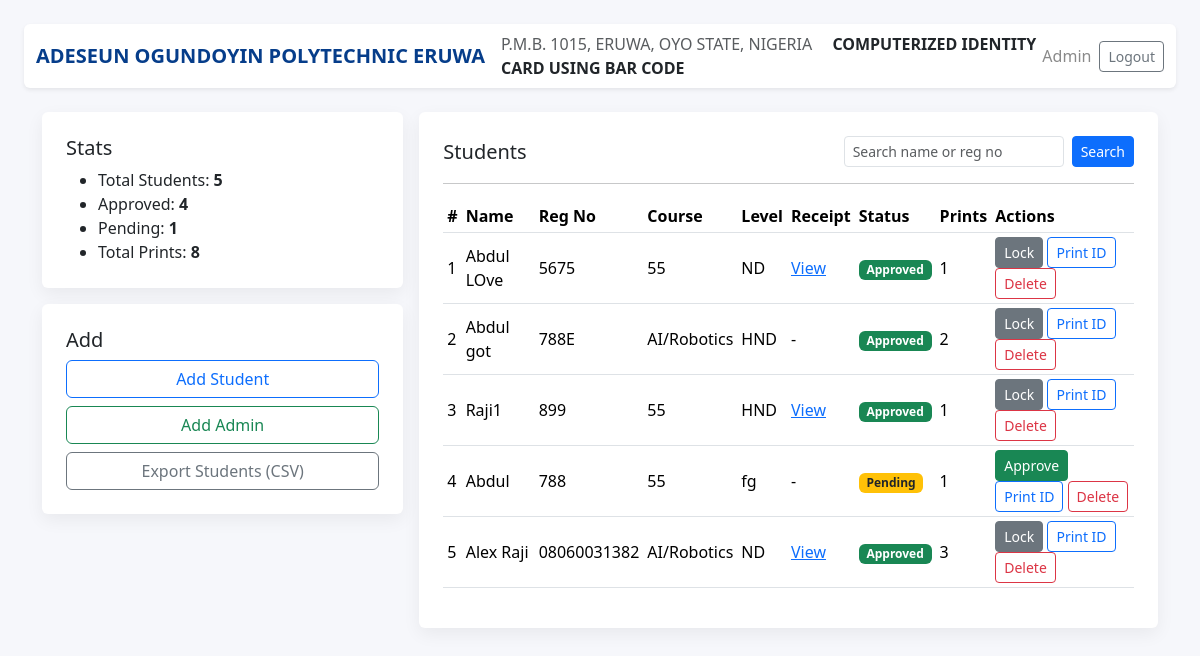
Screenshot of /admin/dashboard (signed in) with the database file from the repository.
### tables this page shows
CREATE TABLE users (
    id INTEGER PRIMARY KEY AUTOINCREMENT,
    role TEXT NOT NULL CHECK(role IN ('admin','student')),
    full_name TEXT,
    sex TEXT,
    dob TEXT,
    blood_group TEXT,
    course TEXT,
    reg_no TEXT UNIQUE,
    level TEXT,
    email TEXT UNIQUE,
    password_hash TEXT,
    passport_path TEXT,
    signature_path TEXT,
    receipt_path TEXT,
    is_approved INTEGER DEFAULT 0,
    id_print_count INTEGER DEFAULT 0,
    created_at TEXT NOT NULL
);

### app.py (the view)
@app.route('/admin/dashboard')
@login_required('admin')
def admin_dashboard():
    q = request.args.get('q','').strip()
    conn = get_db()
    if q:
        cur = conn.execute("SELECT * FROM users WHERE role='student' AND (full_name LIKE ? OR reg_no LIKE ?) ORDER BY id DESC", (f"%{q}%", f"%{q}%"))
    else:
        cur = conn.execute("SELECT * FROM users WHERE role='student' ORDER BY id DESC")
    students = cur.fetchall()
    cur = conn.execute("SELECT COUNT(*) AS c FROM users WHERE role='student'"); total = cur.fetchone()['c']
    cur = conn.execute("SELECT COUNT(*) AS c FROM users WHERE role='student' AND is_approved=1"); approved = cur.fetchone()['c']
    cur = conn.execute("SELECT COUNT(*) AS c FROM users WHERE role='student' AND is_approved=0"); pending = cur.fetchone()['c']
    cur = conn.execute("SELECT SUM(id_print_count) AS s FROM users WHERE role='student'"); prints = cur.fetchone()['s'] or 0
    conn.close()
    stats = { 'total': total, 'approved': approved, 'pending': pending, 'prints': prints }
    return render_template("admin_dashboard.html", students=students, stats=stats, q=q)

### app.py (called while the page is built)
def get_db():
    conn = sqlite3.connect(DB_PATH)
    conn.row_factory = sqlite3.Row
    return conn

def login_required(role: str | None = None):
    def wrapper(fn):
        from functools import wraps
        @wraps(fn)
        def inner(*args, **kwargs):
            if not session.get("user_id"):
                return redirect(url_for("home"))
            if role and session.get("role") != role:
                flash("Access denied.")
                return redirect(url_for("home"))
            return fn(*args, **kwargs)
        return inner
    return wrapper

@app.context_processor
def inject_globals():
    return dict(app_name=APP_NAME, school_name=SCHOOL_NAME, school_address=SCHOOL_ADDRESS)

### templates/admin_dashboard.html
{% extends 'base.html' %}
{% block content %}
<div class="row g-3">
  <div class="col-lg-4">
    <div class="card p-4">
      <h5>Stats</h5>
      <ul class="mb-0">
        <li>Total Students: <b>{{ stats['total'] }}</b></li>
        <li>Approved: <b>{{ stats['approved'] }}</b></li>
        <li>Pending: <b>{{ stats['pending'] }}</b></li>
        <li>Total Prints: <b>{{ stats['prints'] }}</b></li>
      </ul>
    </div>
    <div class="card p-4 mt-3">
      <h5>Add</h5>
      <div class="d-grid gap-2">
        <a class="btn btn-outline-primary" href="{{ url_for('register_student_admin') }}">Add Student</a>
        <a class="btn btn-outline-success" href="{{ url_for('register_admin') }}">Add Admin</a>
        <a class="btn btn-outline-secondary" href="{{ url_for('export_students_csv') }}">Export Students (CSV)</a>
      </div>
    </div>
  </div>
  <div class="col-lg-8">
    <div class="card p-4">
      <div class="d-flex justify-content-between align-items-center">
        <h5 class="mb-0">Students</h5>
        <form class="d-flex" method="get">
          <input class="form-control form-control-sm" name="q" placeholder="Search name or reg no" value="{{ q or '' }}">
          <button class="btn btn-sm btn-primary ms-2">Search</button>
        </form>
      </div>
      <hr/>
      <div class="table-responsive">
        <table class="table table-sm align-middle">
          <thead><tr><th>#</th><th>Name</th><th>Reg No</th><th>Course</th><th>Level</th><th>Receipt</th><th>Status</th><th>Prints</th><th>Actions</th></tr></thead>
          <tbody>
            {% for s in students %}
              <tr>
                <td>{{ loop.index }}</td>
                <td>{{ s['full_name'] }}</td>
                <td>{{ s['reg_no'] }}</td>
                <td>{{ s['course'] }}</td>
                <td>{{ s['level'] }}</td>
                <td>{% if s['receipt_path'] %}<a target="_blank" href="{{ url_for('student_receipt', user_id=s['id']) }}">View</a>{% else %}-{% endif %}</td>
                <td>{% if s['is_approved'] %}<span class="badge bg-success">Approved</span>{% else %}<span class="badge bg-warning text-dark">Pending</span>{% endif %}</td>
                <td>{{ s['id_print_count'] }}</td>
                <td>
                  {% if not s['is_approved'] %}
                    <a class="btn btn-sm btn-success" href="{{ url_for('admin_set_approval', user_id=s['id'], val=1) }}">Approve</a>
                  {% else %}
                    <a class="btn btn-sm btn-secondary" href="{{ url_for('admin_set_approval', user_id=s['id'], val=0) }}">Lock</a>
                  {% endif %}
                  <a class="btn btn-sm btn-outline-primary" target="_blank" href="{{ url_for('admin_student_card_pdf', user_id=s['id']) }}">Print ID</a>
                  <a class="btn btn-sm btn-outline-danger" href="{{ url_for('admin_delete_user', user_id=s['id']) }}" onclick="return confirm('Delete this student?')">Delete</a>
                </td>
              </tr>
            {% endfor %}
          </tbody>
        </table>
      </div>
    </div>
  </div>
</div>
{% endblock %}

### templates/base.html (style rules this page uses)
body { background:#f6f7fb }
.card { border:none;box-shadow:0 6px 18px rgba(0,0,0,.06) }

### rows the page displays
users: full_name "Abdul LOve", reg_no "5675", course "55", level "ND", is_approved "Approved", id_print_count "1"
users: full_name "Abdul got", reg_no "788E", course "AI/Robotics", level "HND", is_approved "Approved", id_print_count "2"
users: full_name "Raji1", reg_no "899", course "55", level "HND", is_approved "Approved", id_print_count "1"
users: full_name "Abdul", reg_no "788", course "55", level "fg", is_approved "Pending", id_print_count "1"
users: full_name "Alex Raji", reg_no "08060031382", course "AI/Robotics", level "ND", is_approved "Approved", id_print_count "3"

### other values shown
{{ school_name }} "ADESEUN OGUNDOYIN POLYTECHNIC ERUWA"
{{ school_address }} "P.M.B. 1015, ERUWA, OYO STATE, NIGERIA"
{{ session.get('role')|capitalize }} "Admin"
{{ stats['total'] }} "5"
{{ stats['approved'] }} "4"
{{ stats['pending'] }} "1"
{{ stats['prints'] }} "8"
